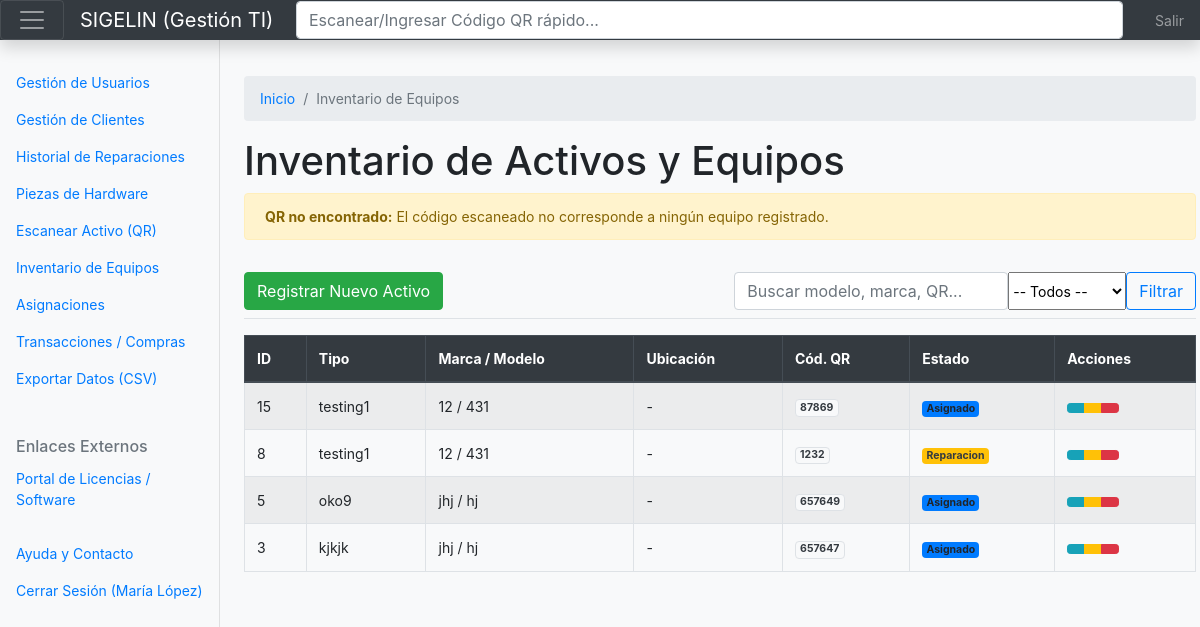
The page /equipos.php?error=qr_no_encontrado (signed in) on the database its author committed.
### tables this page shows
CREATE TABLE IF NOT EXISTS `qr` (
  `id_qr` int NOT NULL AUTO_INCREMENT,
  `id_equipo` int NOT NULL,
  `codigo_qr` varchar(255) NOT NULL,
  PRIMARY KEY (`id_qr`),
  UNIQUE KEY `id_equipo` (`id_equipo`),
  UNIQUE KEY `codigo_qr` (`codigo_qr`)
);

CREATE TABLE IF NOT EXISTS `equipo` (
  `id_equipo` int NOT NULL AUTO_INCREMENT,
  `tipo` varchar(100) DEFAULT NULL,
  `modelo` varchar(100) DEFAULT NULL,
  `marca` varchar(100) DEFAULT NULL,
  `estado` enum('Disponible','Asignado','Reparacion','Baja') NOT NULL,
  `lugar_asignado` varchar(255) DEFAULT NULL,
  `id_ubicacion` int DEFAULT NULL,
  `id_usuario` int DEFAULT NULL,
  PRIMARY KEY (`id_equipo`),
  KEY `id_ubicacion` (`id_ubicacion`),
  KEY `id_usuario` (`id_usuario`),
  KEY `idx_tipo_modelo_equipo` (`tipo`,`modelo`)
);

### includes/auth_check.php (called while the page is built, shortened)
<?php
$CURRENT_USER_ROL = $_SESSION['user_rol'];
?>

### equipos.php (the view, shortened to what this page needs)
<?php
require_once 'includes/auth_check.php';
$db = new Database();
$conn = $db->dbConnection();
$filtro_busqueda = $_GET['busqueda'] ?? '';
$sql = "
    SELECT
        e.id_equipo, e.tipo, e.modelo, e.marca, e.estado,
        qr.codigo_qr,
        u.laboratorio, u.sala
    FROM equipo e
    LEFT JOIN qr qr ON e.id_equipo = qr.id_equipo
    LEFT JOIN ubicacion u ON e.id_ubicacion = u.id_ubicacion
    WHERE 1=1
";
$params = [];
$sql .= " ORDER BY e.id_equipo DESC";
$stmt = $conn->prepare($sql);
$stmt->execute($params);
$equipos = $stmt->fetchAll(PDO::FETCH_ASSOC);
?>
<!doctype html>
<html lang="es">
<?php require_once 'includes/head.php'; ?>
<body>
<?php require_once 'includes/header.php'; ?>
<div class="container-fluid">
    <div class="row">
        <?php require_once 'includes/sidebar.php'; ?>
        <main class="col-md-9 ms-sm-auto col-lg-10 px-4">
            <nav aria-label="breadcrumb" class="mt-3">
              <ol class="breadcrumb">
                <li class="breadcrumb-item"><a href="index.php">Inicio</a></li>
                <li class="breadcrumb-item active" aria-current="page">Inventario de Equipos</li>
              </ol>
            </nav>
            <h1 class="mt-3">Inventario de Activos y Equipos</h1>
            <?php if (isset($_GET['error']) && $_GET['error'] == 'qr_no_encontrado'): ?>
                <div class="alert alert-warning">
                    <strong><i data-feather="alert-circle"></i> QR no encontrado:</strong> El código escaneado no corresponde a ningún equipo registrado.
                </div>
            <?php endif; ?>
            <div class="d-flex justify-content-between flex-wrap flex-md-nowrap align-items-center pt-3 pb-2 mb-3 border-bottom">
                <?php if ($CURRENT_USER_ROL == 'administrador' || $CURRENT_USER_ROL == 'tecnico'): ?>
                    <a href="agregar_equipo.php" class="btn btn-success me-2">Registrar Nuevo Activo</a>
                <?php else: ?>
                    <div></div>
                <?php endif; ?>
                <form class="d-flex" method="GET">
                    <input class="form-control me-2" type="search" name="busqueda" placeholder="Buscar modelo, marca, QR..." aria-label="Search" value="<?= htmlspecialchars($filtro_busqueda) ?>">
                    <select class="form-select me-2" name="estado" style="width: auto;">
                        <option value="">-- Todos --</option>
                    </select>
                    <button class="btn btn-outline-primary" type="submit">Filtrar</button>
                </form>
            </div>
            <div class="table-responsive">
                <table class="table table-bordered table-striped table-hover">
                    <thead class="thead-dark">
                        <tr>
                            <th>ID</th>
                            <th>Tipo</th>
                            <th>Marca / Modelo</th>
                            <th>Ubicación</th>
                            <th>Cód. QR</th>
                            <th>Estado</th>
                            <th>Acciones</th>
                        </tr>
                    </thead>
                    <tbody>
                        <?php if (count($equipos) > 0): ?>
                            <?php foreach ($equipos as $e): ?>
                                <tr>
                                    <td><?= $e['id_equipo']; ?></td>
                                    <td><?= htmlspecialchars($e['tipo'] ?? ''); ?></td>
                                    <td><?= htmlspecialchars(($e['marca'] ?? '') . ' / ' . ($e['modelo'] ?? '')); ?></td>
                                    <td><?= htmlspecialchars(($e['laboratorio'] ?? '') . ' - ' . ($e['sala'] ?? '')); ?></td>
                                    <td>
                                        <span class="badge bg-light text-dark border">
                                            <i data-feather="maximize"></i> <?= htmlspecialchars($e['codigo_qr'] ?? ''); ?>
                                        </span>
                                    </td>
                                    <td>
                                        <span class="badge bg-<?= $e['estado'] == 'Disponible' ? 'success' : ($e['estado'] == 'Reparacion' ? 'warning text-dark' : ($e['estado'] == 'Asignado' ? 'primary' : 'danger')); ?>">
                                            <?= $e['estado']; ?>
                                        </span>
                                    </td>
                                    <td>
                                        <div class="btn-group" role="group">
                                            <a href="ver_equipo.php?id=<?= $e['id_equipo']; ?>" class="btn btn-sm btn-info text-white" title="Ver Ficha y QR">
                                            </a>
                                            <?php if ($CURRENT_USER_ROL == 'administrador' || $CURRENT_USER_ROL == 'tecnico'): ?>
                                                <a href="editar_equipo.php?id=<?= $e['id_equipo']; ?>" class="btn btn-sm btn-warning" title="Editar">
                                                </a>
                                                <a href="equipos.php?delete_id=<?= $e['id_equipo']; ?>"
                                                class="btn btn-sm btn-danger"
                                                onclick="return confirm('⚠️ Advertencia: ¿Eliminar este equipo y toda su trazabilidad?')" title="Eliminar">
                                                </a>
                                            <?php endif; ?>
                                        </div>
                                    </td>
                                </tr>
                            <?php endforeach; ?>
                        <?php endif; ?>
                    </tbody>
                </table>
            </div>
        </main>
    </div>
</div>
</body>
</html>

### includes/head.php (shortened to what this page needs)
<head>
    <link rel="stylesheet" href="css/bootstrap.min.css">
    <link rel="stylesheet" href="css/dashboard.css">
</head>

### includes/header.php
<header class="navbar navbar-dark sticky-top bg-dark flex-md-nowrap p-0 shadow">
    <button class="navbar-toggler px-3" type="button" data-bs-toggle="collapse" data-bs-target="#sidebarMenu" aria-controls="sidebarMenu" aria-expanded="false" aria-label="Toggle navigation">
        <span class="navbar-toggler-icon"></span>
    </button>
    <a class="navbar-brand col-md-3 col-lg-2 me-0 px-3" href="index.php">SIGELIN (Gestión TI)</a>
    <form action="buscar_qr.php" method="GET" class="d-flex w-100 px-3">
        <input class="form-control form-control-dark w-100" type="text" name="qr" placeholder="Escanear/Ingresar Código QR rápido..." aria-label="Search">
    </form>
    <div class="navbar-nav">
        <div class="nav-item text-nowrap">
            <a class="nav-link px-3" href="logout.php">Salir</a>
        </div>
    </div>
</header>

### includes/sidebar.php (shortened to what this page needs)
<nav id="sidebarMenu" class="bg-light sidebar collapse show">
    <div class="sidebar-sticky pt-3">
        <ul class="nav flex-column">
            <?php if ($CURRENT_USER_ROL == 'administrador'): ?>
                <li class="nav-item">
                    <a class="nav-link" href="index.php">
                        Gestión de Usuarios
                    </a>
                </li>
            <?php endif; ?>
            <?php if ($CURRENT_USER_ROL == 'administrador' || $CURRENT_USER_ROL == 'tecnico'): ?>
                <li class="nav-item">
                    <a class="nav-link" href="clientes.php">
                        Gestión de Clientes
                    </a>
                </li>
                <li class="nav-item">
                    <a class="nav-link" href="reparaciones.php">
                        Historial de Reparaciones
                    </a>
                </li>
                <li class="nav-item">
                    <a class="nav-link" href="piezas.php">
                        Piezas de Hardware
                    </a>
                </li>
            <?php endif; ?>
            <?php if (in_array($CURRENT_USER_ROL, ['administrador', 'tecnico', 'compras', 'devqa'])): ?>
                <li class="nav-item">
                    <a class="nav-link" href="escanear.php">
                        Escanear Activo (QR)
                    </a>
                </li>
                <li class="nav-item">
                    <a class="nav-link" href="equipos.php">
                        Inventario de Equipos
                    </a>
                </li>
            <?php endif; ?>
            <?php if (in_array($CURRENT_USER_ROL, ['administrador', 'tecnico', 'compras'])): ?>
                <li class="nav-item">
                    <a class="nav-link" href="asignaciones.php">
                        Asignaciones
                    </a>
                </li>
            <?php endif; ?>
            <?php if ($CURRENT_USER_ROL == 'administrador' || $CURRENT_USER_ROL == 'compras'): ?>
                <li class="nav-item">
                    <a class="nav-link" href="transacciones.php">
                        Transacciones / Compras
                    </a>
                </li>
            <?php endif; ?>
            <?php if (in_array($CURRENT_USER_ROL, ['administrador', 'tecnico', 'compras', 'devqa'])): ?>
                <li class="nav-item">
                    <a class="nav-link" href="exportar_transacciones.php">
                        Exportar Datos (CSV)
                    </a>
                </li>
            <?php endif; ?>
            <li class="nav-item mt-3">
                <h6 class="sidebar-heading d-flex justify-content-between align-items-center px-3 mt-4 mb-1 text-muted">
                    <span>Enlaces Externos</span>
                </h6>
            </li>
            <li class="nav-item">
                <a class="nav-link" href="https://www.microsoft.com/es-cl/microsoft-365" target="_blank">
                    Portal de Licencias / Software
                </a>
            </li>
            <li class="nav-item">
                <a class="nav-link" href="contacto.php">
                    Ayuda y Contacto
                </a>
            </li>
            <li class="nav-item">
                <a class="nav-link" href="logout.php">
                    Cerrar Sesión (<?= htmlspecialchars($_SESSION['user_nombre']); ?>)
                </a>
            </li>
        </ul>
    </div>
</nav>

### css/dashboard.css (style rules this page uses)
body { font-size: 0.875rem; background-color: #f8f9fa; }
.table td, .table th { vertical-align: middle; }
.sidebar { position: fixed; top: 0; bottom: 0; left: 0; z-index: 100; padding: 48px 0 0; box-shadow: inset -1px 0 0 rgba(0, 0, 0, .1); background-color: #f8f9fa; }
.sidebar-sticky { position: relative; top: 0; height: calc(100vh - 48px); padding-top: .5rem; overflow-x: hidden; overflow-y: auto; }
@media (min-width: 768px) { .sidebar { width: 220px; } }
@media (min-width: 768px) { main { margin-left: 220px; padding-top: 20px; } }

### rows shown on the page
qr: id_equipo.id_equipo "15", id_equipo.tipo "testing1", id_equipo.modelo "12 / 431", sala "-", codigo_qr "87869", id_equipo.estado "Asignado"
qr: id_equipo.id_equipo "8", id_equipo.tipo "testing1", id_equipo.modelo "12 / 431", sala "-", codigo_qr "1232", id_equipo.estado "Reparacion"
qr: id_equipo.id_equipo "5", id_equipo.tipo "oko9", id_equipo.modelo "jhj / hj", sala "-", codigo_qr "657649", id_equipo.estado "Asignado"
qr: id_equipo.id_equipo "3", id_equipo.tipo "kjkjk", id_equipo.modelo "jhj / hj", sala "-", codigo_qr "657647", id_equipo.estado "Asignado"

### other values the page prints
$_SESSION['user_nombre'] "María López"
